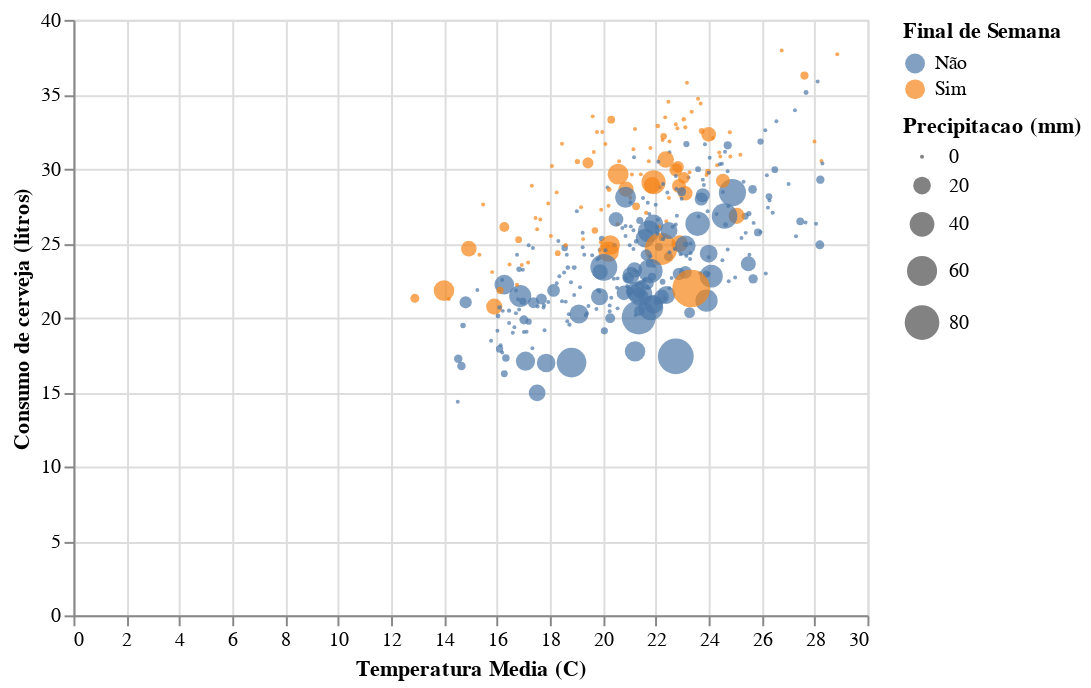

The notebook cell this image was saved under:
### Code cell
import altair as alt

alt.Chart(dataset_copy).mark_circle(size=60).encode(
    x='Temperatura Media (C)',
    y='Consumo de cerveja (litros)',
    color='Final de Semana',
    size='Precipitacao (mm)',
    tooltip=['Data', 'Temperatura Media (C)', 'Precipitacao (mm)', 'Consumo de cerveja (litros)']
).interactive()

### Figure 1 — Vega-Lite specification as saved in the notebook (floating-point values rounded to 4 significant figures; data arrays with more than 128 entries replaced by an {"elided": "..."} marker saying what was removed)
{"config": {"view": {"continuousWidth": 400, "continuousHeight": 300}}, "data": {"name": "data-f8e5c0f1b543a2e22231182604a94872"}, "mark": {"type": "circle", "size": 60}, "encoding": {"color": {"field": "Final de Semana", "type": "nominal"}, "size": {"field": "Precipitacao (mm)", "type": "quantitative"}, "tooltip": [{"field": "Data", "type": "temporal"}, {"field": "Temperatura Media (C)", "type": "quantitative"}, {"field": "Precipitacao (mm)", "type": "quantitative"}, {"field": "Consumo de cerveja (litros)", "type": "quantitative"}], "x": {"field": "Temperatura Media (C)", "type": "quantitative"}, "y": {"field": "Consumo de cerveja (litros)", "type": "quantitative"}}, "selection": {"selector001": {"type": "interval", "bind": "scales", "encodings": ["x", "y"]}}, "$schema": "https://vega.github.io/schema/vega-lite/v4.17.0.json", "datasets": {"data-f8e5c0f1b543a2e22231182604a94872": {"elided": "365 records"}}}
